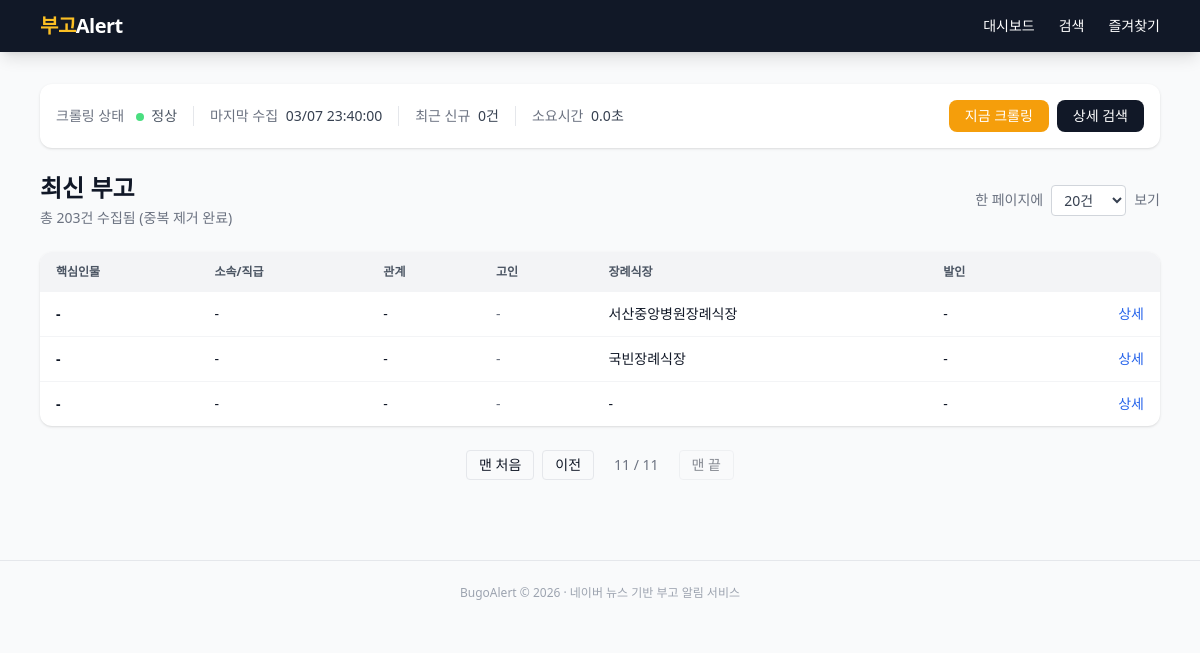
Before: /?page=11&per_page=20 with the older database file.
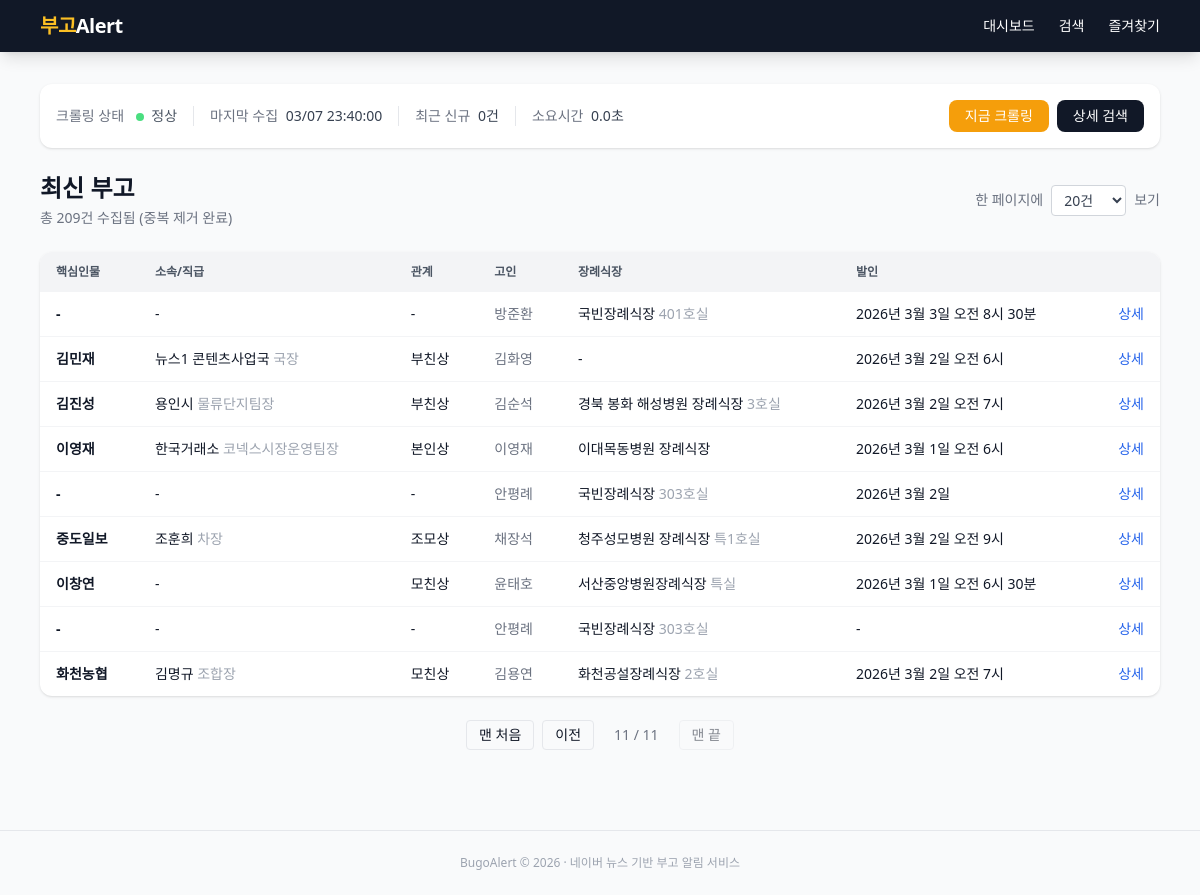
After: the same page with the newer database file.
### app/models.py (models this page shows)
class Obituary(Base):
    __tablename__ = "obituaries"
    id = Column(Integer, primary_key=True, autoincrement=True)
    source_url = Column(String(512), nullable=False)
    title = Column(String(512), nullable=False)
    key_person = Column(String(100))
    organization = Column(String(200))
    position = Column(String(200))
    deceased_name = Column(String(100))
    deceased_age = Column(String(50))
    relationship = Column(String(100))
    related_persons = Column(Text)
    funeral_hall = Column(String(200))
    room_number = Column(String(50))
    funeral_date = Column(String(100))
    funeral_time = Column(String(50))
    contact = Column(String(100))
    remarks = Column(Text)
    raw_text = Column(Text)
    published_at = Column(DateTime)
    created_at = Column(DateTime, default=datetime.utcnow)
    dedup_key = Column(String(200), unique=True, nullable=True)
    __table_args__ = (
        Index("ix_obituaries_key_person", "key_person"),
        Index("ix_obituaries_org", "organization"),
        Index("ix_obituaries_published", "published_at"),
        Index("ix_obituaries_dedup", "dedup_key"),
        Index("ix_obituaries_source_url", "source_url"),
    )

### app/routers/obituaries.py (the view)
@router.get("/")
async def index(
    request: Request,
    db: Session = Depends(get_db),
    page: int = Query(1, ge=1),
    per_page: int = Query(20, ge=10, le=100),
):
    per_page = _valid_per_page(per_page)
    query = _search_query(db)
    total = query.count()
    obituaries = query.offset((page - 1) * per_page).limit(per_page).all()
    total_pages = max(1, (total + per_page - 1) // per_page)
    crawl_status = getattr(request.app.state, "crawl_status", {})
    return request.app.state.templates.TemplateResponse(
        "index.html",
        {
            "request": request,
            "obituaries": obituaries,
            "page": page,
            "total_pages": total_pages,
            "total": total,
            "per_page": per_page,
            "per_page_options": PER_PAGE_OPTIONS,
            "crawl_status": crawl_status,
        },
    )

### app/templates/index.html (shortened to what the changed rows need)
{% extends "base.html" %}
{% block content %}
<div class="flex items-center justify-between mb-6 flex-wrap gap-4">
  <div>
    <h1 class="text-2xl font-bold">최신 부고</h1>
    <p class="text-gray-500 text-sm mt-1">총 {{ total }}건 수집됨 (중복 제거 완료)</p>
  </div>
</div>
{% if obituaries %}
<div class="bg-white rounded-xl shadow overflow-hidden">
  <table class="w-full text-sm">
    <thead class="bg-gray-100 text-gray-600 uppercase text-xs">
      <tr>
        <th class="px-4 py-3 text-left">핵심인물</th>
        <th class="px-4 py-3 text-left">소속/직급</th>
        <th class="px-4 py-3 text-left">관계</th>
        <th class="px-4 py-3 text-left">고인</th>
        <th class="px-4 py-3 text-left">장례식장</th>
        <th class="px-4 py-3 text-left">발인</th>
        <th class="px-4 py-3"></th>
      </tr>
    </thead>
    <tbody class="divide-y divide-gray-100">
      {% for o in obituaries %}
      <tr class="hover:bg-amber-50 transition">
        <td class="px-4 py-3 font-bold text-gray-900">{{ o.key_person or '-' }}</td>
        <td class="px-4 py-3">{{ o.organization or '-' }}{% if o.position %} <span class="text-gray-400">{{ o.position }}</span>{% endif %}</td>
        <td class="px-4 py-3">{{ o.relationship or '-' }}</td>
        <td class="px-4 py-3 text-gray-500">{{ o.deceased_name or '-' }}</td>
        <td class="px-4 py-3">{{ o.funeral_hall or '-' }}{% if o.room_number %} <span class="text-gray-400">{{ o.room_number }}</span>{% endif %}</td>
        <td class="px-4 py-3">{{ (o.funeral_date or '-')|format_funeral_date }} {{ o.funeral_time or '' }}</td>
        <td class="px-4 py-3 text-right">
          <a href="/obituary/{{ o.id }}" class="text-blue-600 hover:underline">상세</a>
        </td>
      </tr>
      {% endfor %}
    </tbody>
  </table>
</div>
{% else %}
<div class="text-center py-20 text-gray-400">
  <p class="text-lg">수집된 부고가 없습니다</p>
  <p class="text-sm mt-2 mb-4">위의 <strong>지금 크롤링</strong> 버튼을 눌러 즉시 수집을 시작하세요</p>
</div>
{% endif %}
{% endblock %}

Changed rows visible on the page:
removed Obituary: key_person "-", organization "-", relationship "-", deceased_name "-", funeral_hall "-", funeral_date "-"
now on this page (row edited): Obituary: key_person "-", organization "-", relationship "-", deceased_name "방준환", funeral_hall "국빈장례식장", room_number "401호실", funeral_date "2026년 3월 3일", funeral_time "오전 8시 30분"
now on this page (row edited): Obituary: key_person "김민재", organization "뉴스1 콘텐츠사업국", position "국장", relationship "부친상", deceased_name "김화영", funeral_hall "-", funeral_date "2026년 3월 2일", funeral_time "오전 6시"
now on this page (row edited): Obituary: key_person "김진성", organization "용인시", position "물류단지팀장", relationship "부친상", deceased_name "김순석", funeral_hall "경북 봉화 해성병원 장례식장", room_number "3호실", funeral_date "2026년 3월 2일", funeral_time "오전 7시"
now on this page (row edited): Obituary: key_person "이영재", organization "한국거래소", position "코넥스시장운영팀장", relationship "본인상", deceased_name "이영재", funeral_hall "이대목동병원 장례식장", funeral_date "2026년 3월 1일", funeral_time "오전 6시"
now on this page (row edited): Obituary: key_person "-", organization "-", relationship "-", deceased_name "안평례", funeral_hall "국빈장례식장", room_number "303호실", funeral_date "2026년 3월 2일"
now on this page (row edited): Obituary: key_person "중도일보", organization "조훈희", position "차장", relationship "조모상", deceased_name "채장석", funeral_hall "청주성모병원 장례식장", room_number "특1호실", funeral_date "2026년 3월 2일", funeral_time "오전 9시"
changed Obituary "서산중앙병원장례식장": key_person "-" → "이창연"; relationship "-" → "모친상"; deceased_name "-" → "윤태호"; room_number (not shown) → "특실"; funeral_date "-" → "2026년 3월 1일"; funeral_time (not shown) → "오전 6시 30분"
changed Obituary (number 8 of 9 on the later page): deceased_name "-" → "안평례"; room_number (not shown) → "303호실"
added Obituary: key_person "화천농협", organization "김명규", position "조합장", relationship "모친상", deceased_name "김용연", funeral_hall "화천공설장례식장", room_number "2호실", funeral_date "2026년 3월 2일", funeral_time "오전 7시"
Other visible differences:
{{ total }}: "203" → "209"
